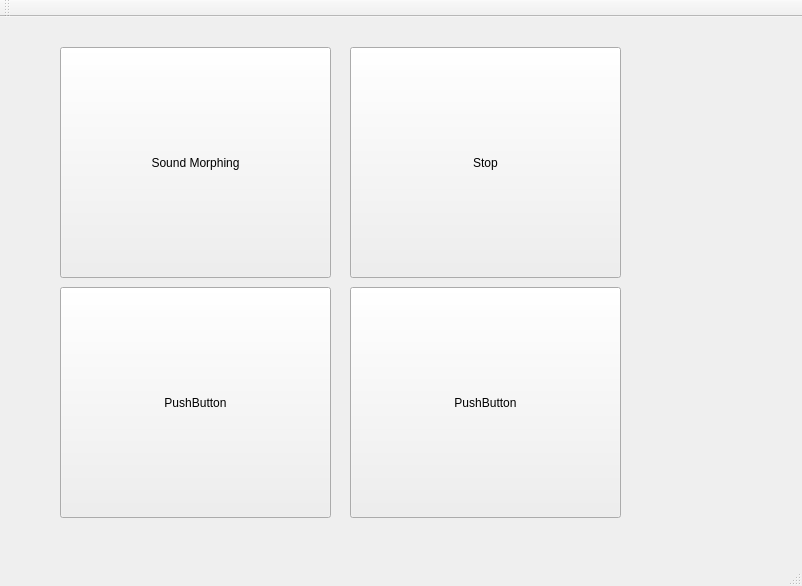
<?xml version="1.0" encoding="UTF-8"?>
<ui version="4.0">
 <class>MainWindow</class>
 <widget class="QMainWindow" name="MainWindow">
  <property name="geometry">
   <rect>
    <x>0</x>
    <y>0</y>
    <width>802</width>
    <height>586</height>
   </rect>
  </property>
  <property name="windowTitle">
   <string>MainWindow</string>
  </property>
  <widget class="QWidget" name="centralWidget">
   <widget class="QPushButton" name="pushButton1">
    <property name="geometry">
     <rect>
      <x>60</x>
      <y>30</y>
      <width>271</width>
      <height>231</height>
     </rect>
    </property>
    <property name="text">
     <string>Sound Morphing</string>
    </property>
   </widget>
   <widget class="QPushButton" name="pushButton3">
    <property name="geometry">
     <rect>
      <x>60</x>
      <y>270</y>
      <width>271</width>
      <height>231</height>
     </rect>
    </property>
    <property name="text">
     <string>PushButton</string>
    </property>
   </widget>
   <widget class="QPushButton" name="pushButton2">
    <property name="geometry">
     <rect>
      <x>350</x>
      <y>30</y>
      <width>271</width>
      <height>231</height>
     </rect>
    </property>
    <property name="text">
     <string>Stop</string>
    </property>
   </widget>
   <widget class="QPushButton" name="pushButton4">
    <property name="geometry">
     <rect>
      <x>350</x>
      <y>270</y>
      <width>271</width>
      <height>231</height>
     </rect>
    </property>
    <property name="text">
     <string>PushButton</string>
    </property>
   </widget>
  </widget>
  <widget class="QMenuBar" name="menuBar">
   <property name="geometry">
    <rect>
     <x>0</x>
     <y>0</y>
     <width>802</width>
     <height>34</height>
    </rect>
   </property>
  </widget>
  <widget class="QToolBar" name="mainToolBar">
   <attribute name="toolBarArea">
    <enum>TopToolBarArea</enum>
   </attribute>
   <attribute name="toolBarBreak">
    <bool>false</bool>
   </attribute>
  </widget>
  <widget class="QStatusBar" name="statusBar"/>
 </widget>
 <layoutdefault spacing="6" margin="11"/>
 <resources/>
 <connections/>
</ui>
